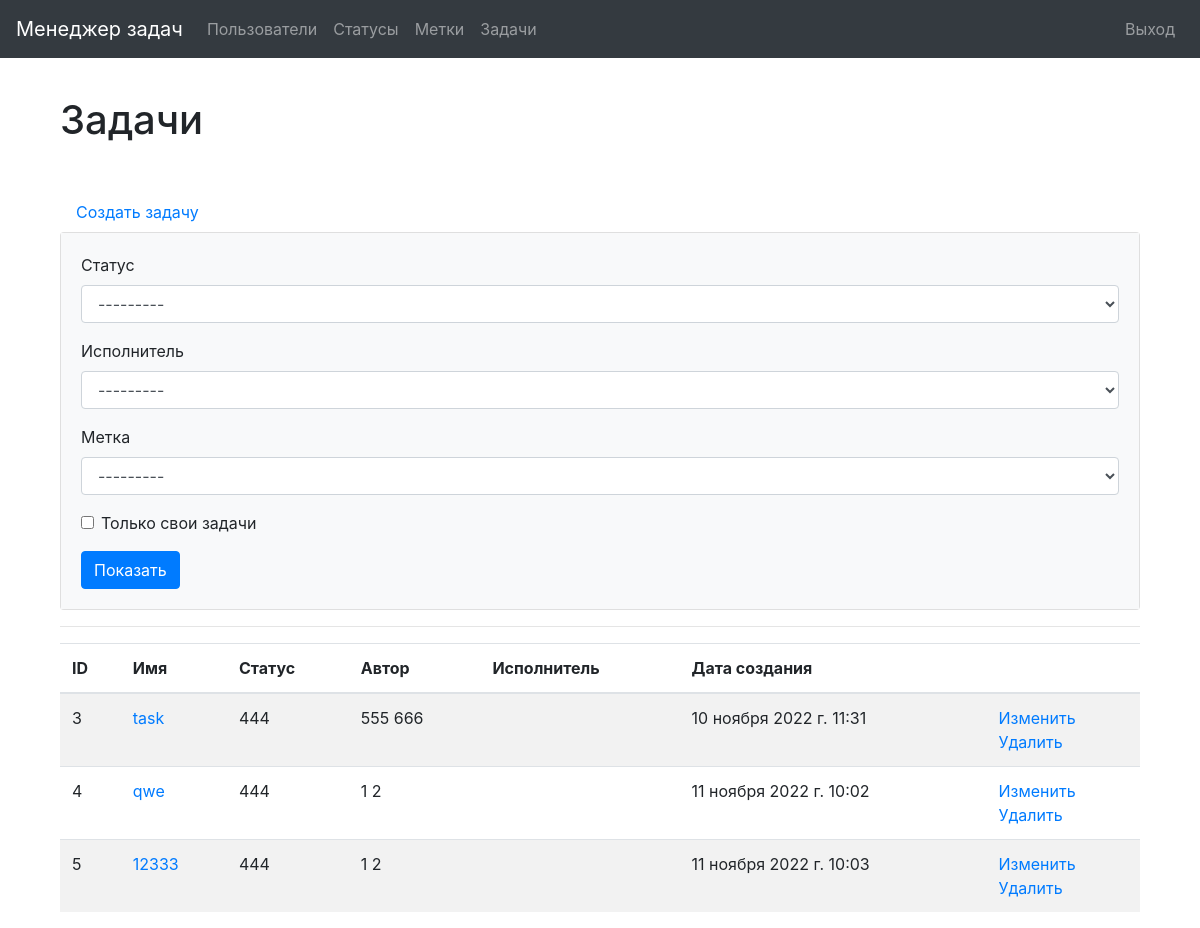
/tasks/ (signed in), run on an earlier commit of the app's database.
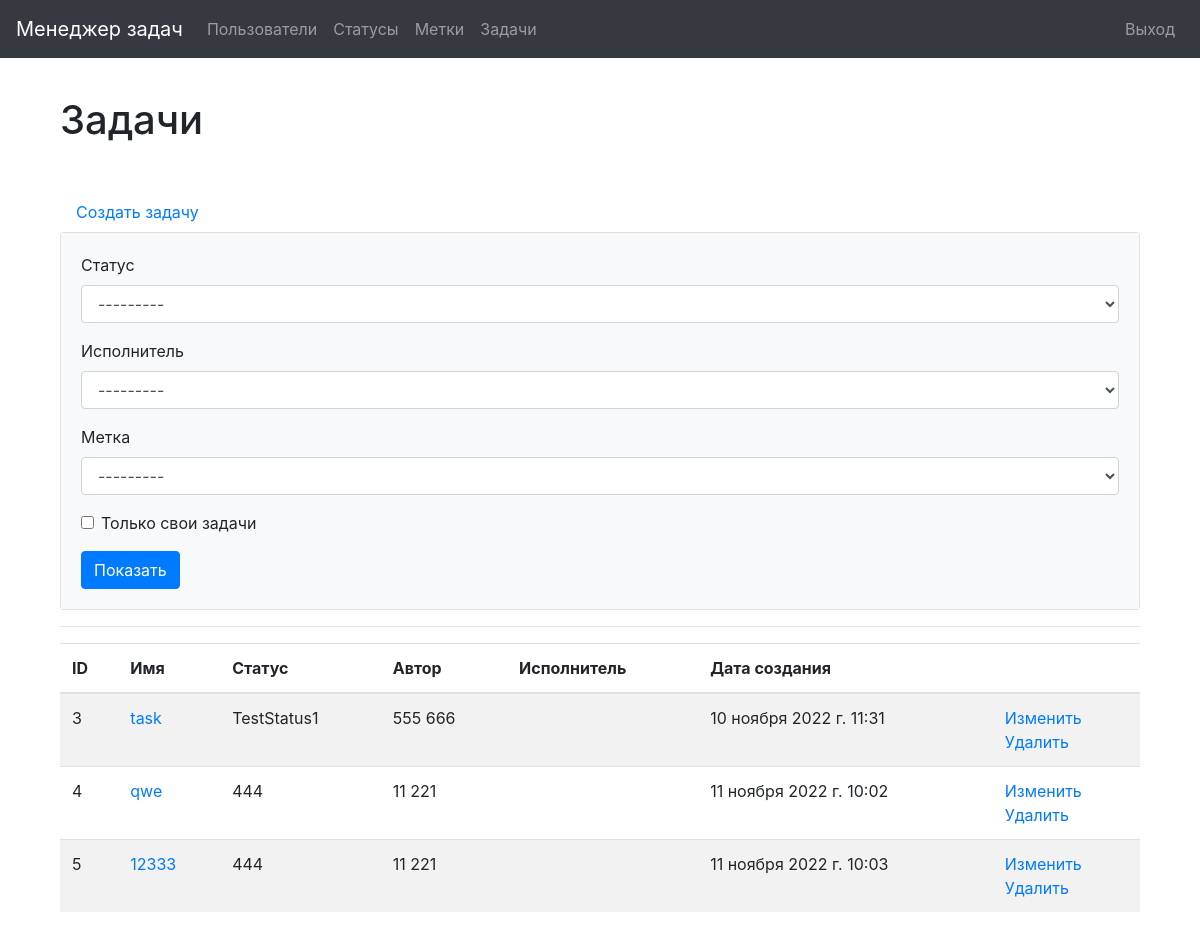
And on a later commit of the database.
### task_manager/tasks/models.py (models this page shows)
class Task(models.Model):
    author = models.ForeignKey(User, on_delete=models.PROTECT,
                               related_name='author')
    name = models.CharField(max_length=150, unique=True)
    description = models.TextField(max_length=500, blank=True, null=True)
    status = models.ForeignKey(Status, on_delete=models.PROTECT)
    executor = models.ForeignKey(
        User, on_delete=models.PROTECT,
        blank=True,
        null=True,
        related_name="tasks")
    labels = models.ManyToManyField(Label, through="LabelAndTask", blank=True)
    date_created = models.DateTimeField(auto_now_add=True)

### task_manager/statuses/models.py (models this page shows)
class Status(models.Model):
    name = models.CharField(max_length=255, verbose_name='DefaultName')
    date_created = models.DateTimeField(auto_now_add=True)
    def __str__(self):
        return self.name

### task_manager/tasks/views.py (the view)
# urls.py: path('', views.TasksPage.as_view()),
class TasksPage(CustomLoginRequired, FilterView):
    filterset_class = TasksFilterForm
    template_name = 'tasks/tasks.html'
    model = Task

### task_manager/labels/models.py (called while the page is built)
    def __str__(self):
        return self.name

### task_manager/mixins.py (called while the page is built)
    def dispatch(self, request, *args, **kwargs):
        if not request.user.is_authenticated:
            messages.error(request, _("""Вы не авторизованы!
                                      Пожалуйста, выполните вход."""))
            return redirect('/login/')
        return super().dispatch(request, *args, **kwargs)

### task_manager/templates/tasks/tasks.html
{% extends 'base_auth.html' %}
{% load i18n %}
{% load bootstrap4 %}
{% block content %}
<div class="container wrapper flex-grow-1">
    <h1 class="my-4">{% translate "Задачи" %} </h1>
    <br>
<a class="nav-link" href="/tasks/create/">{% translate "Создать задачу" %}</a>
<div class="card">
    <div class="card-body bg-light">
        <form method="get">
            {% bootstrap_form filter.form %}
            <button type="submit" class="btn btn-primary">{% translate "Показать" %}</button>
        </form>
    </div>
</div>
<table class="table table-striped">
    <thead>
      <tr>
        <th>ID</th>
        <th>{% translate "Имя" %}</th>
        <th>{% translate "Статус" %}</th>
        <th>{% translate "Автор" %}</th>
        <th>{% translate "Исполнитель" %}</th>
        <th>{% translate "Дата создания" %}</th>
        <th></th>
      </tr>
    </thead>
    <tbody>
        <hr>
        {% for task in filter.qs %}
        <tr>
            <td>{{ task.id }}</td>
            <td><a href="{% url 'detail_task' task.id%}">{{ task.name }}</a></td>
            <td>{{ task.status }}</td>
            <td>{{task.author.first_name}} {{task.author.last_name}}</td>
            <td>{{task.executor.first_name}} {{task.executor.last_name}}</td>
            <td>{{ task.date_created }}</td>
            <td>
                <a href="{% url 'update_task' task.id %}">{% translate "Изменить" %}</a>
                <br>
                <a href="{% url 'delete_task' task.id %}">{% translate "Удалить" %}</a>
            </td>
        </tr>
        {% endfor %}
    </tbody>
</table>
</div>
{% endblock %}

What changed in the data, as far as the page shows it:
changed Task "task": status "444" → "TestStatus1"
changed through a linked row, Task "qwe": author.first_name "1" → "11"; author.last_name "2" → "221"
changed through a linked row, Task "11 ноября 2022 г. 10:03": author.first_name "1" → "11"; author.last_name "2" → "221"
